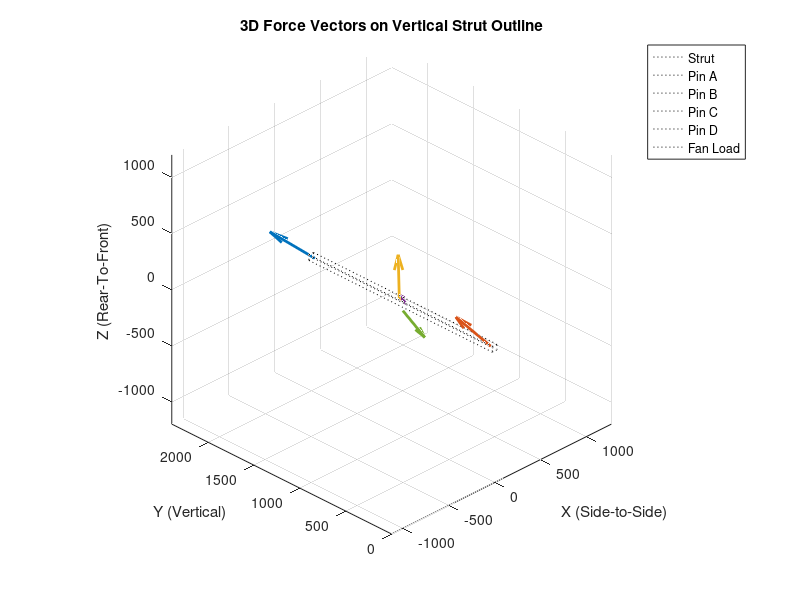

Here is the MATLAB script that generated this plot:
function [] = forceGraph()
    % 1. Strut Dimensions (mm)
    w = 50; h = 2000; d = 50; 
    
    figure('Color', 'w');
    hold on; grid on;

    % 2. Draw Strut Outline (Wireframe)
    % Define the 8 corners
    v = [-w/2 0 -d/2;  w/2 0 -d/2;  w/2 0 d/2;  -w/2 0 d/2; ...
         -w/2 h -d/2;  w/2 h -d/2;  w/2 h d/2;  -w/2 h d/2];
    % Define the 12 edges connecting the corners
    edges = [1 2; 2 3; 3 4; 4 1; 5 6; 6 7; 7 8; 8 5; 1 5; 2 6; 3 7; 4 8];
    for i = 1:size(edges,1)
        plot3(v(edges(i,:),1), v(edges(i,:),2), v(edges(i,:),3), 'k:', 'LineWidth', 0.5);
    end

    % 3. Force Data
    yA = 1960; yB = 40; yFan = 1000;
    yC = 1038.1; yD = 961.9; % Fixed yD to be consistent with 3" spacing
    
    origins = [0, yA, 0; 0, yB, 0; 0, yC, 0; 0, yD, 0; 0, yFan, -74.6];
    
    % Vectors (Rx, Ry, Rz)
    vectors = [-67.81, 545.84, 99.51;
               67.81,  545.84, 76.20;
               279.80, 295.84, 274.17;
               194.32, 295.84, -98.46;
               0, -300, -175.7];

    % 4. Plot Vectors
    colors = lines(5);
    scale = 0.8; % Adjusted scale for better visibility
    for i = 1:5
        quiver3(origins(i,1), origins(i,2), origins(i,3), ...
                vectors(i,1)*scale, vectors(i,2)*scale, vectors(i,3)*scale, ...
                'Color', colors(i,:), 'LineWidth', 2, 'AutoScale', 'off');
    end

    % 5. Labels and Formatting
    xlabel('X (Side-to-Side)'); ylabel('Y (Vertical)'); zlabel('Z (Rear-To-Front)');
    title('3D Force Vectors on Vertical Strut Outline');
    legend('Strut', 'Pin A', 'Pin B', 'Pin C', 'Pin D', 'Fan Load', 'Location', 'northeastoutside');
    view(-45, 30); 
    axis equal;
end